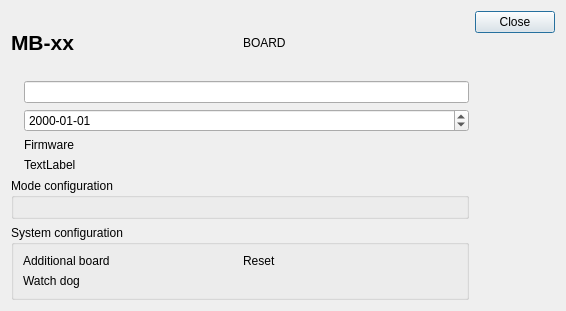
<?xml version="1.0" encoding="UTF-8"?>
<ui version="4.0">
 <class>AboutBoardDialog</class>
 <widget class="QDialog" name="AboutBoardDialog">
  <property name="geometry">
   <rect>
    <x>0</x>
    <y>0</y>
    <width>566</width>
    <height>286</height>
   </rect>
  </property>
  <property name="windowTitle">
   <string>DsmCP - About board</string>
  </property>
  <property name="modal">
   <bool>true</bool>
  </property>
  <layout class="QGridLayout" name="gridLayout">
   <item row="1" column="0" colspan="2">
    <layout class="QFormLayout" name="formLayout">
     <item row="0" column="0">
      <widget class="QLabel" name="labelSnIcon">
       <property name="maximumSize">
        <size>
         <width>32</width>
         <height>32</height>
        </size>
       </property>
       <property name="text">
        <string/>
       </property>
       <property name="pixmap">
        <pixmap resource="../res/img.qrc">:/img/32/sn.png</pixmap>
       </property>
       <property name="scaledContents">
        <bool>true</bool>
       </property>
      </widget>
     </item>
     <item row="1" column="0">
      <widget class="QLabel" name="labelFactoryDateIcon">
       <property name="maximumSize">
        <size>
         <width>32</width>
         <height>32</height>
        </size>
       </property>
       <property name="text">
        <string/>
       </property>
       <property name="pixmap">
        <pixmap resource="../res/img.qrc">:/img/32/factory-date.png</pixmap>
       </property>
       <property name="scaledContents">
        <bool>true</bool>
       </property>
      </widget>
     </item>
     <item row="2" column="0">
      <widget class="QLabel" name="labelFirmwareIcon">
       <property name="maximumSize">
        <size>
         <width>32</width>
         <height>32</height>
        </size>
       </property>
       <property name="text">
        <string/>
       </property>
       <property name="pixmap">
        <pixmap resource="../res/img.qrc">:/img/32/firmware.png</pixmap>
       </property>
       <property name="scaledContents">
        <bool>true</bool>
       </property>
      </widget>
     </item>
     <item row="2" column="1">
      <widget class="QLabel" name="labelFirmware">
       <property name="text">
        <string notr="true">Firmware</string>
       </property>
       <property name="textFormat">
        <enum>Qt::RichText</enum>
       </property>
      </widget>
     </item>
     <item row="0" column="1">
      <widget class="QLineEdit" name="lineEditSerialNumber"/>
     </item>
     <item row="1" column="1">
      <widget class="QDateEdit" name="dateEditFactoryDate">
       <property name="displayFormat">
        <string notr="true">yyyy-MM-dd</string>
       </property>
      </widget>
     </item>
     <item row="3" column="0">
      <widget class="QLabel" name="labelAccessIcon">
       <property name="maximumSize">
        <size>
         <width>32</width>
         <height>32</height>
        </size>
       </property>
       <property name="text">
        <string/>
       </property>
       <property name="pixmap">
        <pixmap resource="../res/img.qrc">:/img/32/key.png</pixmap>
       </property>
       <property name="scaledContents">
        <bool>true</bool>
       </property>
      </widget>
     </item>
     <item row="3" column="1">
      <widget class="QLabel" name="labelAccess">
       <property name="text">
        <string notr="true">TextLabel</string>
       </property>
      </widget>
     </item>
    </layout>
   </item>
   <item row="0" column="2">
    <widget class="QDialogButtonBox" name="buttonBox">
     <property name="orientation">
      <enum>Qt::Vertical</enum>
     </property>
     <property name="standardButtons">
      <set>QDialogButtonBox::Close</set>
     </property>
    </widget>
   </item>
   <item row="0" column="1">
    <widget class="QLabel" name="labelImage">
     <property name="minimumSize">
      <size>
       <width>128</width>
       <height>64</height>
      </size>
     </property>
     <property name="text">
      <string notr="true">BOARD</string>
     </property>
    </widget>
   </item>
   <item row="0" column="0">
    <widget class="QLabel" name="labelBoardName">
     <property name="sizePolicy">
      <sizepolicy hsizetype="Preferred" vsizetype="Preferred">
       <horstretch>0</horstretch>
       <verstretch>0</verstretch>
      </sizepolicy>
     </property>
     <property name="font">
      <font>
       <pointsize>16</pointsize>
       <weight>75</weight>
       <bold>true</bold>
      </font>
     </property>
     <property name="text">
      <string notr="true">MB-xx</string>
     </property>
     <property name="textFormat">
      <enum>Qt::RichText</enum>
     </property>
    </widget>
   </item>
   <item row="2" column="0" colspan="2">
    <widget class="QGroupBox" name="groupBoxModeConfig">
     <property name="title">
      <string>Mode configuration</string>
     </property>
     <layout class="QGridLayout" name="gridLayoutConfig"/>
    </widget>
   </item>
   <item row="3" column="0" colspan="2">
    <widget class="QGroupBox" name="groupBoxAdditionalBoard">
     <property name="title">
      <string>System configuration</string>
     </property>
     <layout class="QGridLayout" name="gridLayout_2">
      <item row="0" column="1">
       <widget class="QLabel" name="labelReset">
        <property name="text">
         <string>Reset</string>
        </property>
       </widget>
      </item>
      <item row="0" column="0">
       <widget class="QLabel" name="labelAdditionalBoard">
        <property name="text">
         <string>Additional board</string>
        </property>
       </widget>
      </item>
      <item row="1" column="0">
       <widget class="QLabel" name="labelWatchdog">
        <property name="text">
         <string>Watch dog</string>
        </property>
       </widget>
      </item>
     </layout>
    </widget>
   </item>
  </layout>
 </widget>
 <resources>
  <include location="../res/img.qrc"/>
 </resources>
 <connections>
  <connection>
   <sender>buttonBox</sender>
   <signal>accepted()</signal>
   <receiver>AboutBoardDialog</receiver>
   <slot>accept()</slot>
   <hints>
    <hint type="sourcelabel">
     <x>248</x>
     <y>254</y>
    </hint>
    <hint type="destinationlabel">
     <x>157</x>
     <y>274</y>
    </hint>
   </hints>
  </connection>
  <connection>
   <sender>buttonBox</sender>
   <signal>rejected()</signal>
   <receiver>AboutBoardDialog</receiver>
   <slot>reject()</slot>
   <hints>
    <hint type="sourcelabel">
     <x>316</x>
     <y>260</y>
    </hint>
    <hint type="destinationlabel">
     <x>286</x>
     <y>274</y>
    </hint>
   </hints>
  </connection>
 </connections>
</ui>
